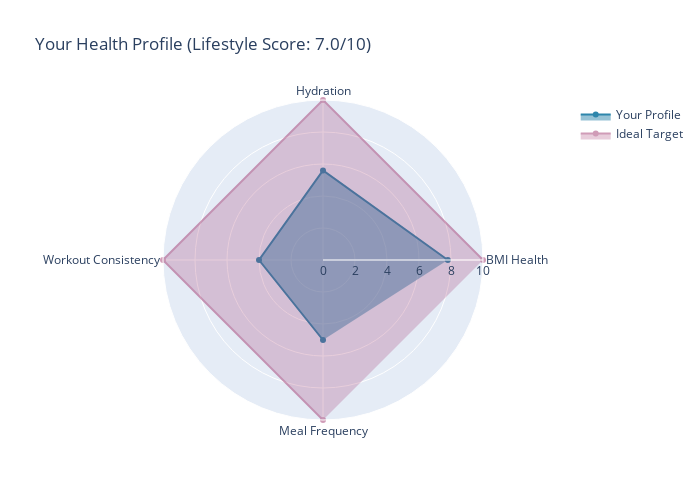

Notebook code cell kept with this figure:
### Markdown cell above
### Correlation Analysis

Explore relationships between health metrics to understand patterns in the data.

### Code cell
# Test the rule-based system
user = {
    'Age': 28,
    'Gender': 'Male',
    'BMI': 27.5,
    'Fat_Percentage': 22,
    'Workout_Frequency (days/week)': 2,
    'Physical exercise': 'Cardio & Stretching',
    'Water_Intake (liters)': 1.4,
    'Daily meals frequency': 2
}

recommendations, lifestyle_score = health_recommendation_system(user)

print("=" * 60)
print("PERSONALIZED HEALTH RECOMMENDATIONS")
print("=" * 60)
for i, rec in enumerate(recommendations, 1):
    print(f"{i}. {rec}")
print("=" * 60)

visualize_health_profile(user, lifestyle_score)

### Figure 1 — Plotly figure (JSON) as saved in the notebook; plotly's stock layout.template omitted (floating-point values rounded to 4 significant figures)
{"data": [{"fill": "toself", "line": {"color": "#2E86AB"}, "name": "Your Profile", "r": [7.8, 5.6, 4, 5], "theta": ["BMI Health", "Hydration", "Workout Consistency", "Meal Frequency"], "type": "scatterpolar"}, {"fill": "toself", "line": {"color": "#A23B72"}, "name": "Ideal Target", "opacity": 0.5, "r": [10, 10, 10, 10], "theta": ["BMI Health", "Hydration", "Workout Consistency", "Meal Frequency"], "type": "scatterpolar"}], "layout": {"height": 500, "polar": {"radialaxis": {"range": [0, 10], "visible": true}}, "showlegend": true, "title": {"text": "Your Health Profile (Lifestyle Score: 7.0/10)"}, "width": 700}}
